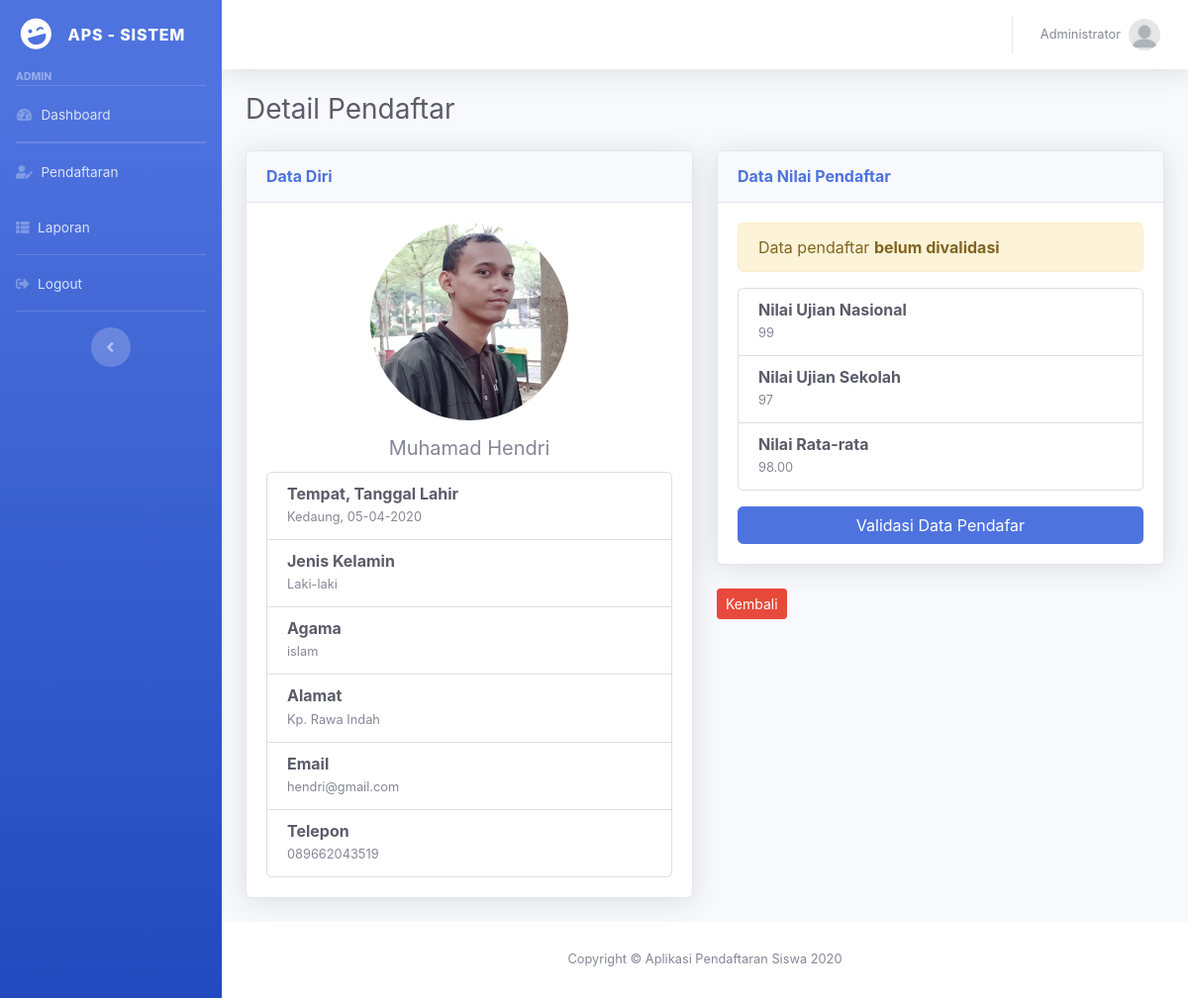
/admin/detailpendaftar.php?id=21 (signed in), run on the app's committed database.
### tables this page shows
CREATE TABLE `pendaftar` (
  `id` int(11) NOT NULL,
  `nama` varchar(100) DEFAULT NULL,
  `tmpt_lahir` varchar(100) DEFAULT NULL,
  `tgl_lahir` date DEFAULT NULL,
  `jenis_kelamin` enum('L','P') DEFAULT NULL,
  `agama` varchar(45) DEFAULT NULL,
  `alamat` text DEFAULT NULL,
  `email` varchar(100) DEFAULT NULL,
  `telepon` varchar(45) DEFAULT NULL,
  `foto` varchar(100) NOT NULL,
  `users_id` int(11) DEFAULT NULL
);

CREATE TABLE `nilai` (
  `id` int(11) NOT NULL,
  `nilai_un` double DEFAULT NULL,
  `nilai_us` double DEFAULT NULL,
  `status` int(1) NOT NULL,
  `pendaftar_id` int(11) DEFAULT NULL
);

### admin/detailpendaftar_control.php (called while the page is built, shortened)
<?php
$id_pendaftar = $_GET['id'];
$sql_pendaftar = "SELECT * FROM pendaftar WHERE id = '$id_pendaftar'";
$result_pendaftar = mysqli_query($koneksi, $sql_pendaftar);
$data_pendaftar = mysqli_fetch_assoc($result_pendaftar);
  $sql_nilai = "SELECT * FROM nilai  WHERE pendaftar_id = '$id_pendaftar'";
  $result_nilai = mysqli_query($koneksi, $sql_nilai);
  $data_nilai = mysqli_fetch_assoc($result_nilai);
?>

### admin/detailpendaftar.php (the view, shortened to what this page needs)
<?php include "../config/autoload.php"; ?>
<?php include "detailpendaftar_control.php"; ?>
<?php include "../template/header_admin.php"; ?>
<div class="container-fluid">
  <h1 class="h3 mb-4 text-gray-800">Detail Pendaftar</h1>
  <div class="row">
    <div class="col-md-6">
      <div class="card shadow mb-4">
        <div class="card-header py-3">
          <h6 class="m-0 font-weight-bold text-primary">Data Diri</h6>
        </div>
        <div class="card-body">
          <div class="text-center">
            <?php
            if ($data_pendaftar['foto'] == null) {
              $foto = '../assets/img/ava.png';
            } else {
              $foto = '../upload/' . $data_pendaftar['foto'];
            }
            ?>
            <img src="<?= $foto; ?>" class="img-fluid rounded-circle" style="width: 200px;" alt="salah">
          </div>
          <h5 class="text-center card-title mt-3"><?= $data_pendaftar['nama']; ?></h5>
          <ul class="list-group">
            <li class="list-group-item">
              <h6 class="mb-0 text-dark font-weight-bold">Tempat, Tanggal Lahir</h6>
              <small><?= $data_pendaftar['tmpt_lahir']; ?>, <?= date('d-m-Y', strtotime($data_pendaftar['tgl_lahir'])); ?></small>
            </li>
            <li class="list-group-item">
              <?php
              if ($data_pendaftar['jenis_kelamin'] == "L") {
                $jenis_kelamin = "Laki-laki";
              } else {
                $jenis_kelamin = "Perempuan";
              }
              ?>
              <h6 class="mb-0 text-dark font-weight-bold">Jenis Kelamin</h6>
              <small><?= $jenis_kelamin; ?></small>
            </li>
            <li class="list-group-item">
              <h6 class="mb-0 text-dark font-weight-bold">Agama</h6>
              <small><?= $data_pendaftar['agama']; ?></small>
            </li>
            <li class="list-group-item">
              <h6 class="mb-0 text-dark font-weight-bold">Alamat</h6>
              <small><?= $data_pendaftar['alamat']; ?></small>
            </li>
            <li class="list-group-item">
              <h6 class="mb-0 text-dark font-weight-bold">Email</h6>
              <small><?= $data_pendaftar['email']; ?></small>
            </li>
            <li class="list-group-item">
              <h6 class="mb-0 text-dark font-weight-bold">Telepon</h6>
              <small><?= $data_pendaftar['telepon']; ?></small>
            </li>
          </ul>
        </div>
      </div>
    </div>
    <div class="col-md-6">
      <div class="card shadow mb-4">
        <div class="card-header py-3">
          <h6 class="m-0 font-weight-bold text-primary">Data Nilai Pendaftar</h6>
        </div>
        <div class="card-body">
          <?php if ($data_nilai['status'] == 0) { ?>
            <div class="alert alert-warning">
              Data pendaftar <b>belum divalidasi</b>
            </div>
          <?php } elseif ($data_nilai['status'] == 1) { ?>
            <div class="alert alert-info">
              Data pendaftar dinyatakan <b>Lolos</b>
            </div>
          <?php } else { ?>
            <div class="alert alert-danger">
              Data pendaftar dinyatakan <b>Tidak Lolos</b>
            </div>
          <?php } ?>
          <ul class="list-group">
            <li class="list-group-item">
              <h6 class="mb-0 text-dark font-weight-bold">Nilai Ujian Nasional</h6>
              <small class="text-muted"><?= $data_nilai['nilai_un']; ?></small>
            </li>
            <li class="list-group-item">
              <h6 class="mb-0 text-dark font-weight-bold">Nilai Ujian Sekolah</h6>
              <small class="text-muted"><?= $data_nilai['nilai_us']; ?></small>
            </li>
            <li class="list-group-item">
              <h6 class="mb-0 text-dark font-weight-bold">Nilai Rata-rata</h6>
              <small class="text-muted"><?= number_format(($data_nilai['nilai_un'] + $data_nilai['nilai_us']) / 2, 2); ?></small>
            </li>
          </ul>
          <button type="button" class="btn btn-primary mt-3 btn-block" data-toggle="modal" data-target="#modalvalidasi">
            Validasi Data Pendafar
          </button>
        </div>
      </div>
      <a href="pendaftaran.php" class="btn btn-sm btn-danger">Kembali</a>
    </div>
  </div>
</div>
<?php include "../template/footer.php"; ?>

### template/header_admin.php (shortened to what this page needs)
<!DOCTYPE html>
<html lang="en">
<head>
  <link href="../assets/vendor/fontawesome-free/css/all.min.css" rel="stylesheet" type="text/css">
  <link href="../assets/css/sb-admin-2.min.css" rel="stylesheet">
</head>
<body id="page-top">
  <div id="wrapper">
    <ul class="navbar-nav bg-gradient-primary sidebar sidebar-dark accordion" id="accordionSidebar">
      <a class="sidebar-brand d-flex align-items-center justify-content-center" href="index.html">
        <div class="sidebar-brand-icon rotate-n-15">
          <i class="fas fa-laugh-wink"></i>
        </div>
        <div class="sidebar-brand-text mx-3">APS - SISTEM</div>
      </a>
      <div class="sidebar-heading">
        <?= $_SESSION['level']; ?>
      </div>
      <hr class="sidebar-divider my-0">
      <li class="nav-item">
        <a class="nav-link" href="dashboard.php">
          <i class="fas fa-fw fa-tachometer-alt"></i>
          <span>Dashboard</span></a>
      </li>
      <hr class="sidebar-divider my-0">
      <hr class="sidebar-divider my-0">
      <li class="nav-item">
        <a class="nav-link" href="pendaftaran.php">
          <i class="fas fa-user-edit"></i>
          <span>Pendaftaran</span></a>
      </li>
      <li class="nav-item">
        <a class="nav-link" href="laporan.php">
          <i class="fas fa-th-list"></i>
          <span>Laporan</span></a>
      </li>
      <hr class="sidebar-divider my-0">
      <li class="nav-item">
        <a class="nav-link" href="#" data-toggle="modal" data-target="#logoutModal">
          <i class="fas fa-sign-out-alt"></i>
          <span>Logout</span></a>
      </li>
      <hr class="sidebar-divider">
      <div class="text-center d-none d-md-inline">
        <button class="rounded-circle border-0" id="sidebarToggle"></button>
      </div>
    </ul>
    <div id="content-wrapper" class="d-flex flex-column">
      <div id="content">
        <nav class="navbar navbar-expand navbar-light bg-white topbar mb-4 static-top shadow">
          <ul class="navbar-nav ml-auto">
            <li class="nav-item dropdown no-arrow">
              <a class="nav-link dropdown-toggle" href="#" id="userDropdown" role="button" data-toggle="dropdown" aria-haspopup="true" aria-expanded="false">
                <span class="mr-2 d-none d-lg-inline text-gray-600 small"><?= $_SESSION['nama']; ?></span>
                <img class="img-profile rounded-circle" src="../assets/img/ava.png">
              </a>
            </li>
          </ul>
        </nav>

### template/footer.php (shortened to what this page needs)
</div>
<footer class="sticky-footer bg-white">
  <div class="container my-auto">
    <div class="copyright text-center my-auto">
      <span>Copyright &copy; Aplikasi Pendaftaran Siswa 2020</span>
    </div>
  </div>
</footer>
</div>
</div>
</body>
</html>

### data on the page
pendaftar: foto (picture), nama "Muhamad Hendri", tmpt_lahir "Kedaung", tgl_lahir "05-04-2020", jenis_kelamin "Laki-laki", agama "islam", alamat "Kp. Rawa Indah", email "hendri@gmail.com", telepon "089662043519"
nilai: nilai_un "99", nilai_us "97", ($data_nilai['nilai_un'] + $data_nilai['nilai_us']) / 2 "98.00"

### other printed values
$_SESSION['level'] "ADMIN"
$_SESSION['nama'] "Administrator"
